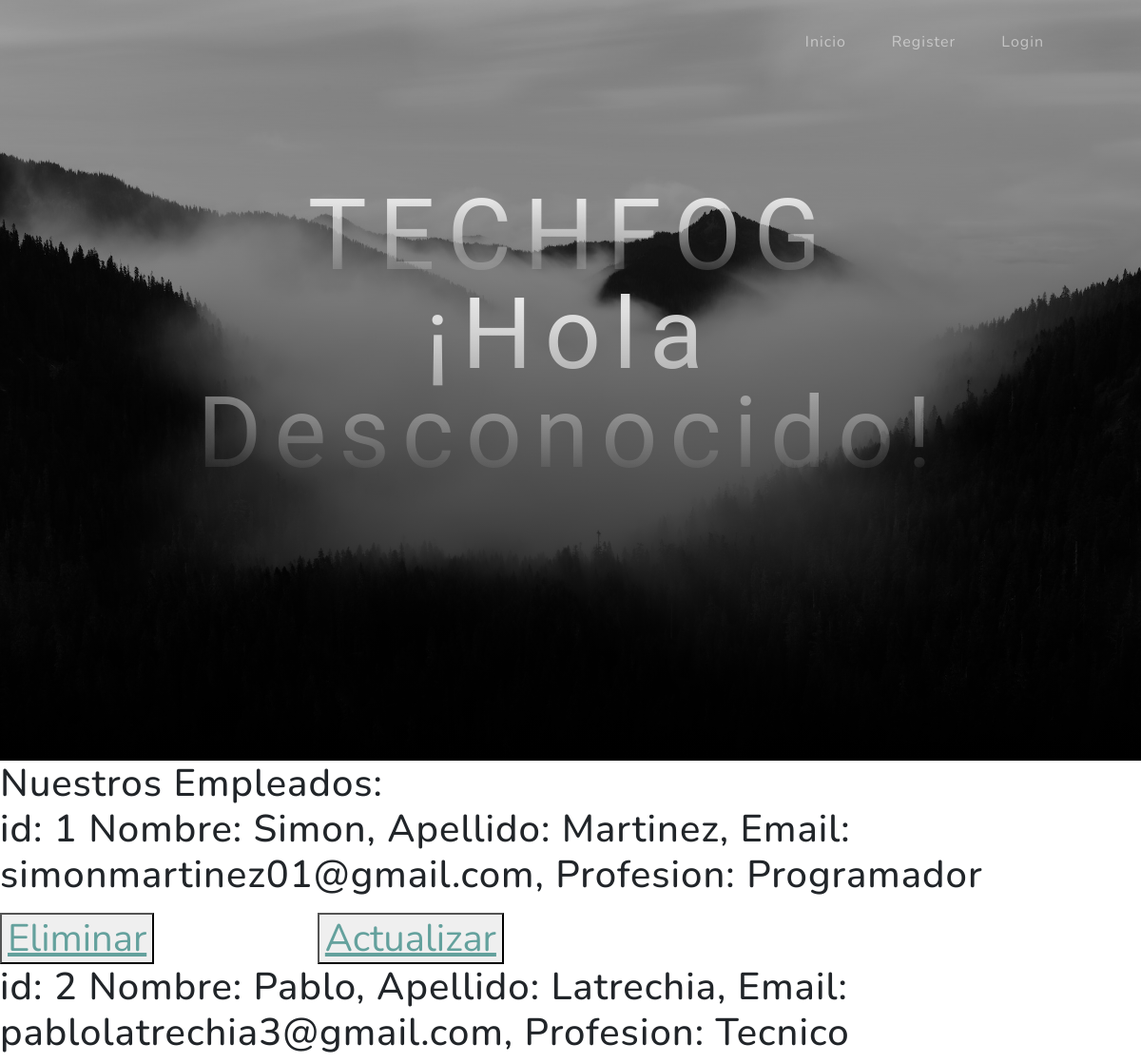
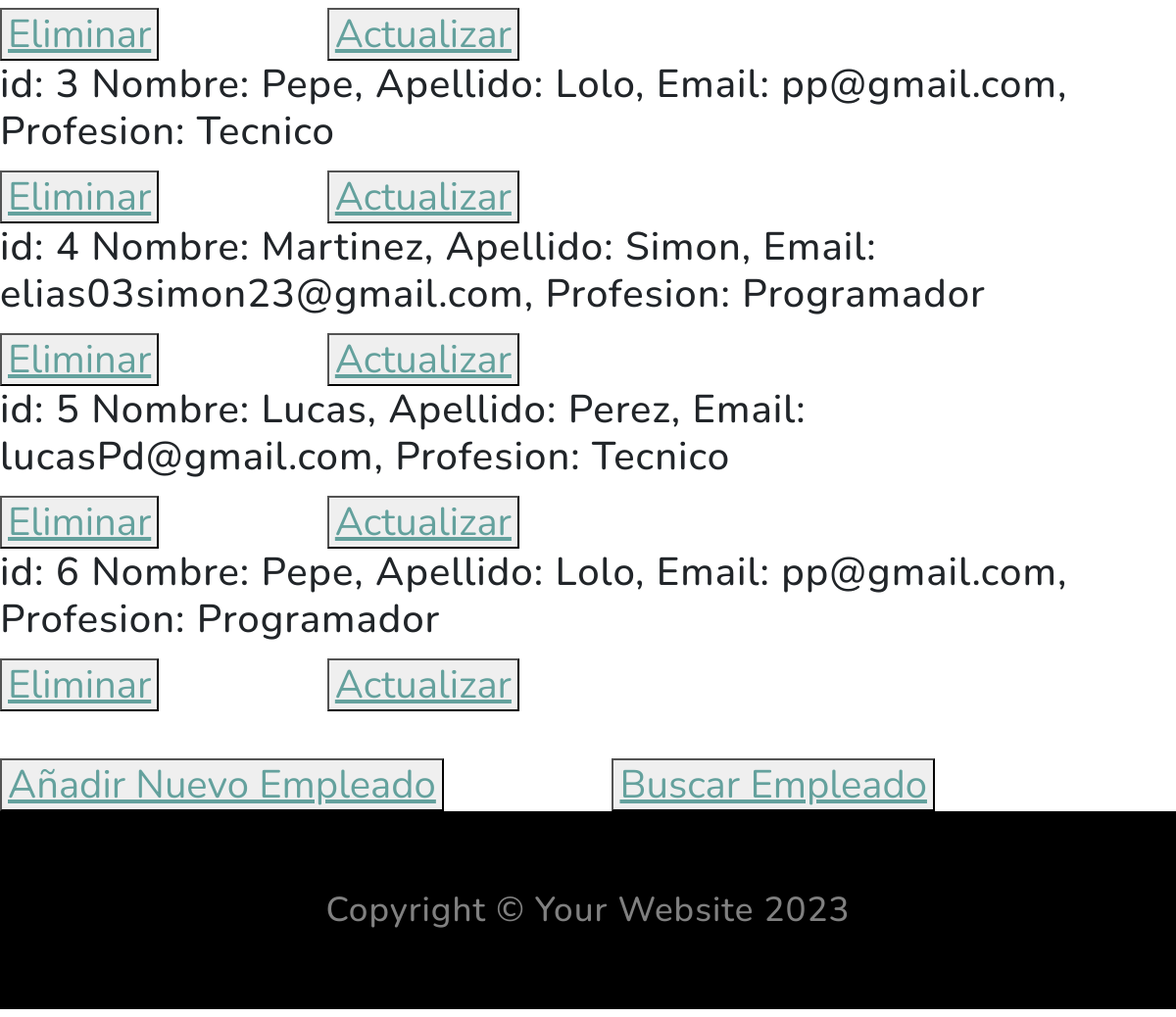
The app's page /mostrar_empleado/, older data (2 pictures, top to bottom).
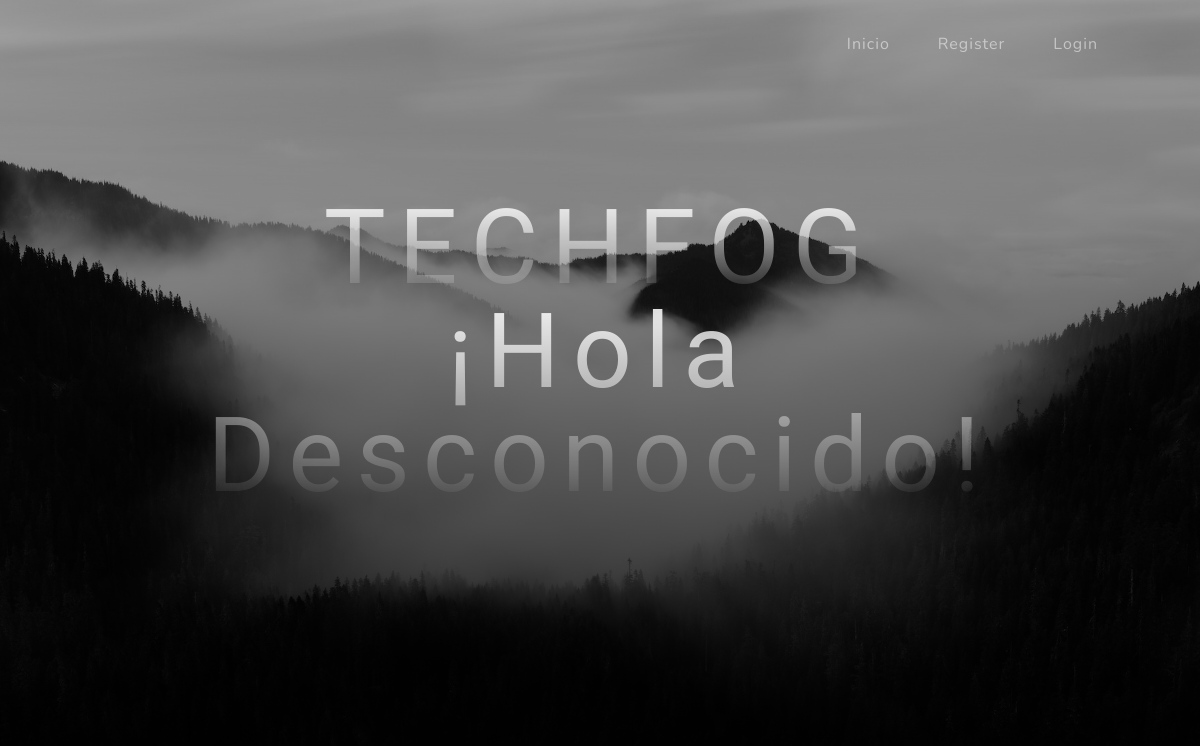
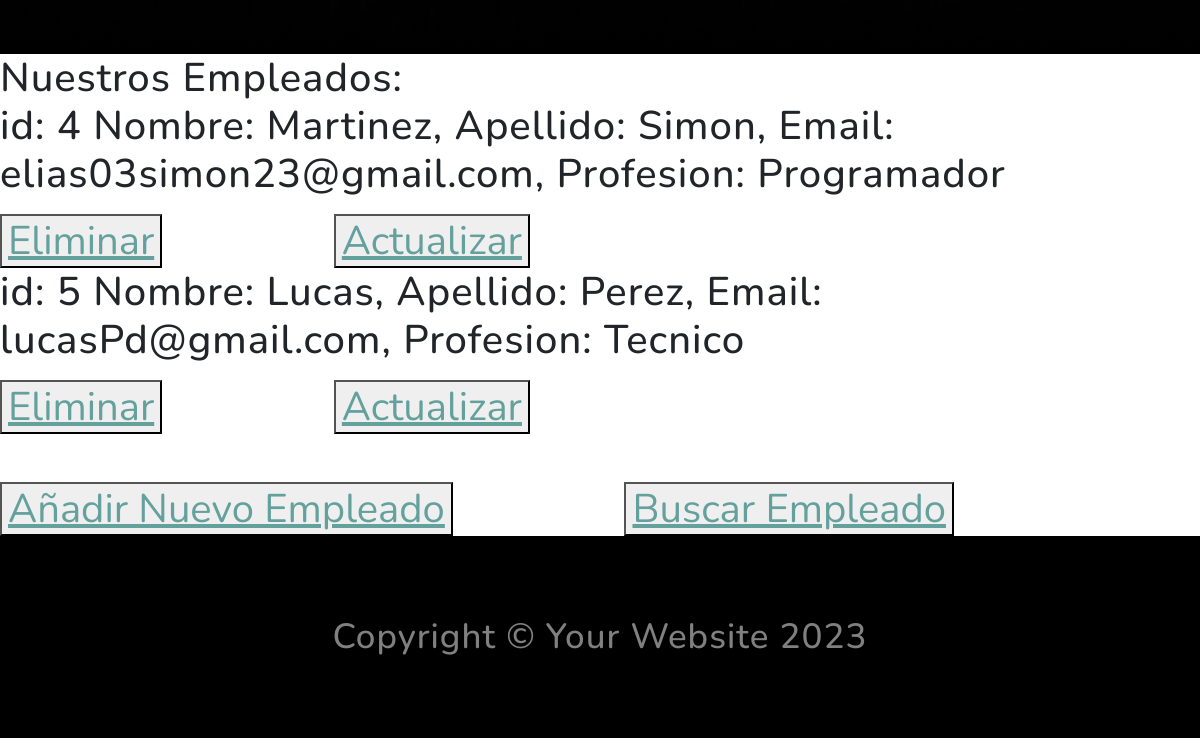
The same page, newer data (2 pictures, top to bottom).
### MiApp2/models.py (models this page shows, shortened)
class Empleado(models.Model):
    nombre= models.CharField(max_length=40)
    apellido= models.CharField(max_length=40)
    email= models.EmailField()
    profesion= models.CharField(max_length=30)

### MiApp2/views.py (the view)
# urls.py: path('mostrar_empleado/', views.mostrar_empleado, name='Mostrar Empleados'),
def mostrar_empleado(request):
    empleados = Empleado.objects.all()
    context = {'empleados': empleados}
    return render(request, 'MiApp2/mostrar_empleados.html', context=context)

### MiApp2/Templates/MiApp2/mostrar_empleados.html (shortened to what this page needs)
{% extends 'MiApp2/index.html' %}
{% load static %}
{% block codigo_fatal2 %}
    <h1>Nuestros Empleados:</1>
    {% for empleado in empleados %}
        <p>
            id: {{empleado.id}}
            Nombre: {{empleado.nombre}}, Apellido: {{empleado.apellido}},
            Email: {{empleado.email}}, Profesion: {{empleado.profesion}}
        </p>
        <button>
            <a href="{% url 'eliminar empleado' empleado_id=empleado.id %}">Eliminar</a>
        </button>
        <button>
            <a href="{% url 'actualizar empleado' empleado_id=empleado.id %}">Actualizar</a>
        </button>
    {% endfor %}
    <br>
        <button>
            <a href="{% url 'Crear Empleado' %}">Añadir Nuevo Empleado</a>
        </button>
        <button>
            <a href="{% url 'Buscar Empleado' %}">Buscar Empleado</a>
        </button>
{% endblock %}

### MiApp2/Templates/MiApp2/index.html (shortened to what this page needs)
<!DOCTYPE html>
<html lang="en">
    <head>
        {% load static %}
        <link href={% static 'MiApp2/css/styles.css' %} rel="stylesheet" />
    </head>
    <body id="page-top">
        <nav class="navbar navbar-expand-lg navbar-light fixed-top" id="mainNav">
            <div class="container px-4 px-lg-5">
                <div class="collapse navbar-collapse" id="navbarResponsive">
                    <ul class="navbar-nav ms-auto">
                        <li class="nav-item"><a class="nav-link" href="{% url 'Inicio' %}">Inicio</a>
                        {% if request.user.is_authenticated %}
                        <li class="nav-item"><a class="nav-link" href="{% url 'Mostrar Trabajo' %}">Mostrar Trabajo</a>
                        <li class="nav-item"><a class="nav-link" href="{% url 'Mostrar Empleados' %}"> Mostrar Empleados</a>
                        <li class="nav-item"><a class="nav-link" href="{% url 'Soporte' %}"> Soporte</a>
                        <li class="nav-item"><a class="nav-link" href="{% url 'Logout' %}"> Logout</a>
                        {% else %}
                        <li class="nav-item"><a class="nav-link" href="{% url 'Register' %}"> Register</a>
                        <li class="nav-item"><a class="nav-link" href="{% url 'Login' %}"> Login</a>
                        {% endif %}
                    </ul>
                </div>
            </div>
        </nav>
        <header class="masthead">
            <div class="container px-4 px-lg-5 d-flex h-100 align-items-center justify-content-center">
                <div class="d-flex justify-content-center">
                    <div class="text-center">
                        <h1 class="mx-auto my-0 text-uppercase">TechFog</h1>
                        {% if request.user.is_authenticated %}
                            <h1 class="mb-5">¡Bienvenido {{user.username}}!</h1>
                        {% else %}
                            <h1 class="mb-5">¡Hola Desconocido!</h1>
                        {% endif %}
                    </div>
                </div>
            </div>
        </header>
        {% block codigo_fatal2 %} {% endblock %}
        <footer class="footer bg-black small text-center text-white-50"><div class="container px-4 px-lg-5">Copyright &copy; Your Website 2023</div></footer>
    </body>
</html>

Row changes from the older to the newer data that the page shows:
removed Empleado: id "1", nombre "Simon", apellido "Martinez", email "simonmartinez01@gmail.com", profesion "Programador"
removed Empleado: id "2", nombre "Pablo", apellido "Latrechia", email "pablolatrechia3@gmail.com", profesion "Tecnico"
removed Empleado: id "3", nombre "Pepe", apellido "Lolo", email "pp@gmail.com", profesion "Tecnico"
removed Empleado: id "6", nombre "Pepe", apellido "Lolo", email "pp@gmail.com", profesion "Programador"
